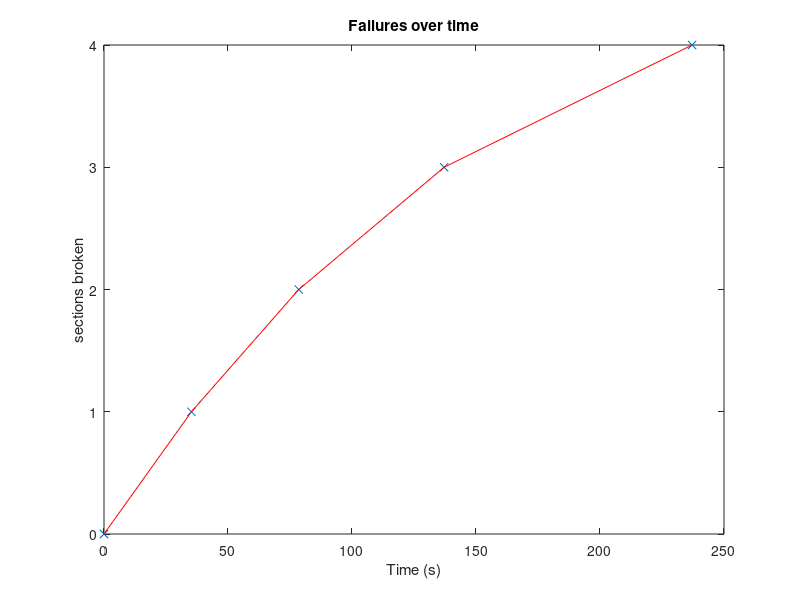
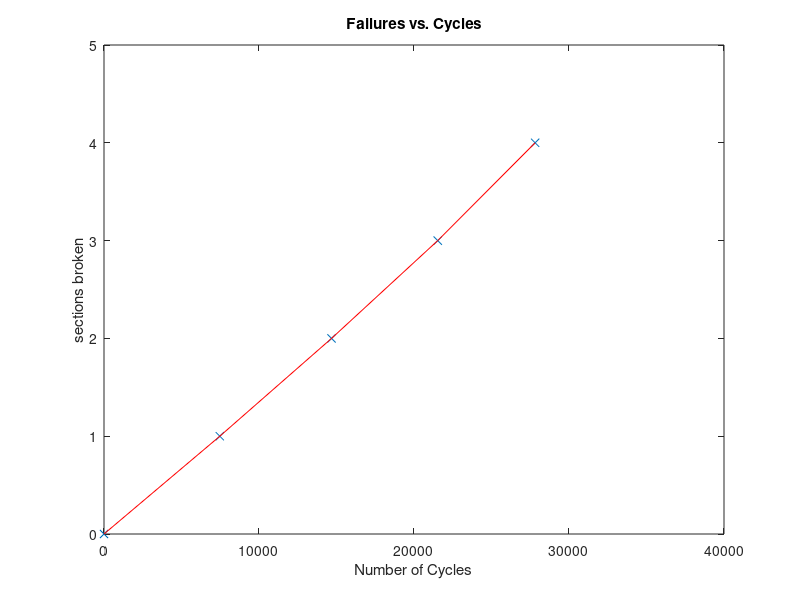

Reproduce these figures in MATLAB, in order. (Note: this script raises an error after producing the figures.)
%% MAE6258 HW10
%Randy Schur
%4/8/15

%% Problem 1
clear
close all
m = 0.2;
k=50000;
c=.1;
d = [2500 5000 7500 10000];
b = 0.25;
S0 = 1;

S = sqrt(pi*S0/(4*c*k));

num_breaks = zeros(1, 5);
cycles = zeros(1,5);

for i=1:4
    N(i) = d(i)./(S^b);
end
failure_level(:,1) = min(N)./N;
num_breaks(2) = 1;
cycles(2) = min(N);
for j = 2:4
    S = sqrt(pi*S0/((5-j)*c*k));
    for i=j:4
        N(i) = d(i)./(S^b);
    end
    n_cycles = (1 - failure_level(j,j-1))*N(j);
    failure_level(:,j) = failure_level(:,j-1) + n_cycles./N';
    num_breaks(j+1) = j;
    cycles(j+1) = cycles(j) + n_cycles;
end

%a
const = zeros(1,4);
time_broken= zeros(1,5);
for i=1:4
    S = sqrt(pi*S0/((5-i)*c*k));
    fn(i) = sqrt(k*(5-i)/m);
    const(i) = fn(i)./(2*pi*d(i))*(sqrt(2)*S^b)*gamma((b+2)/2);
    time_broken(i+1) = 1/(const(i));
end
plot(time_broken, num_breaks, 'x', time_broken, num_breaks, 'r')
title('Failures over time')
xlabel('Time (s)')
ylabel('sections broken')

%b
figure
plot(cycles, num_breaks, 'x', cycles, num_breaks, 'r')
axis([0 40000 0 5])
title('Failures vs. Cycles')
xlabel('Number of Cycles')
ylabel('sections broken')


%% Problem 2

% fatigue_failure.m
clear all;
close all;

% create linear system
m = 1;
c = [.05 .2  .5  1  5];
k = 25;


for i = 1:5
    G = tf(1,[m c(i) k]);
% create Gaussian white noise input
dt = .01;
N = 500000;
t = linspace(0,(N-1)*dt,N);
S0 = 1;
u = randn(N,1)*sqrt(2*pi*S0/dt);

% plot S_uu
R_uu = xcorr(u,'biased');
S_uu = fftshift(fft(R_uu));

% simulate system with input u, plot input vs. output
y = lsim(G,u,t);

% mean-square of output
% Ey2 = R_yy(N);
Ey2a = mean(y.^2);
Ey2_theory = pi/(c(i)*k);

% find (positive) peaks in y(t) and plot their magnitude distribution
[pks,locs] = findpeaks(y);
locs = locs(pks>0);
pks = pks(pks>0);
figure;
[nelements,centers] = hist(pks,50);
bar(centers,nelements/sum(nelements)/(centers(2)-centers(1)),'FaceColor',[.7 .7 1]);	% normalize histogram so its total area = 1

% add Rayleigh distribution curve
xlims = get(gca,'XLim');
x = linspace(xlims(1),xlims(2),101);
Ray_dist = (x/Ey2a).*exp(-x.^2/(2*Ey2a));
Gauss_dist = 2/(sqrt(2*pi)*sqrt(Ey2a)).*exp(-x.^2/(2*Ey2a));
hold on;
plot(x,Ray_dist,'r--');
plot(x, Gauss_dist, 'g--')
str = sprintf('Histogram with c = %1.1d', c(i) );
title(str)
ylabel('Probability');
xlabel('Peak magnitude');
legend('Rayleigh Distribution', 'Gaussian Distribution')
end
